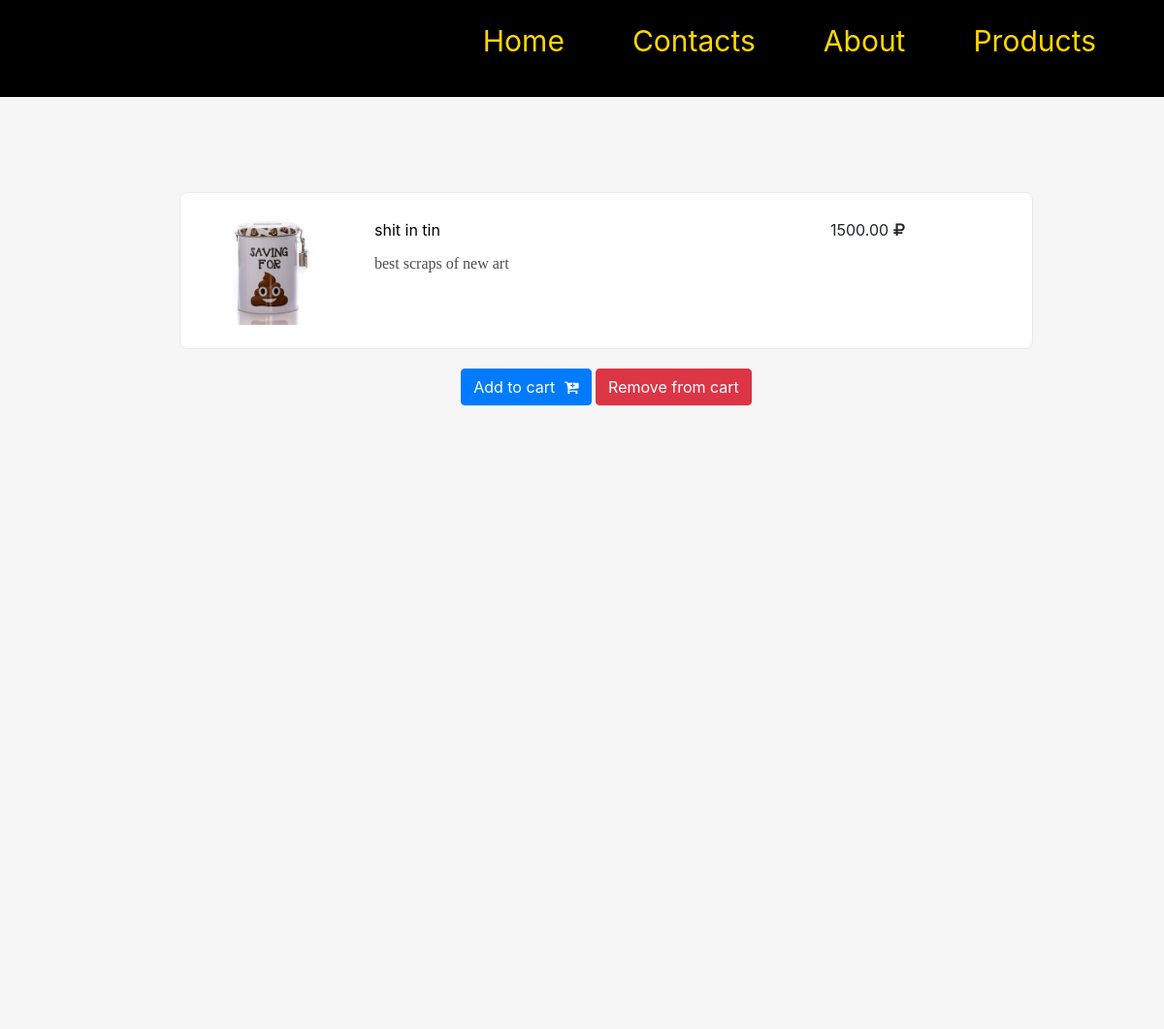
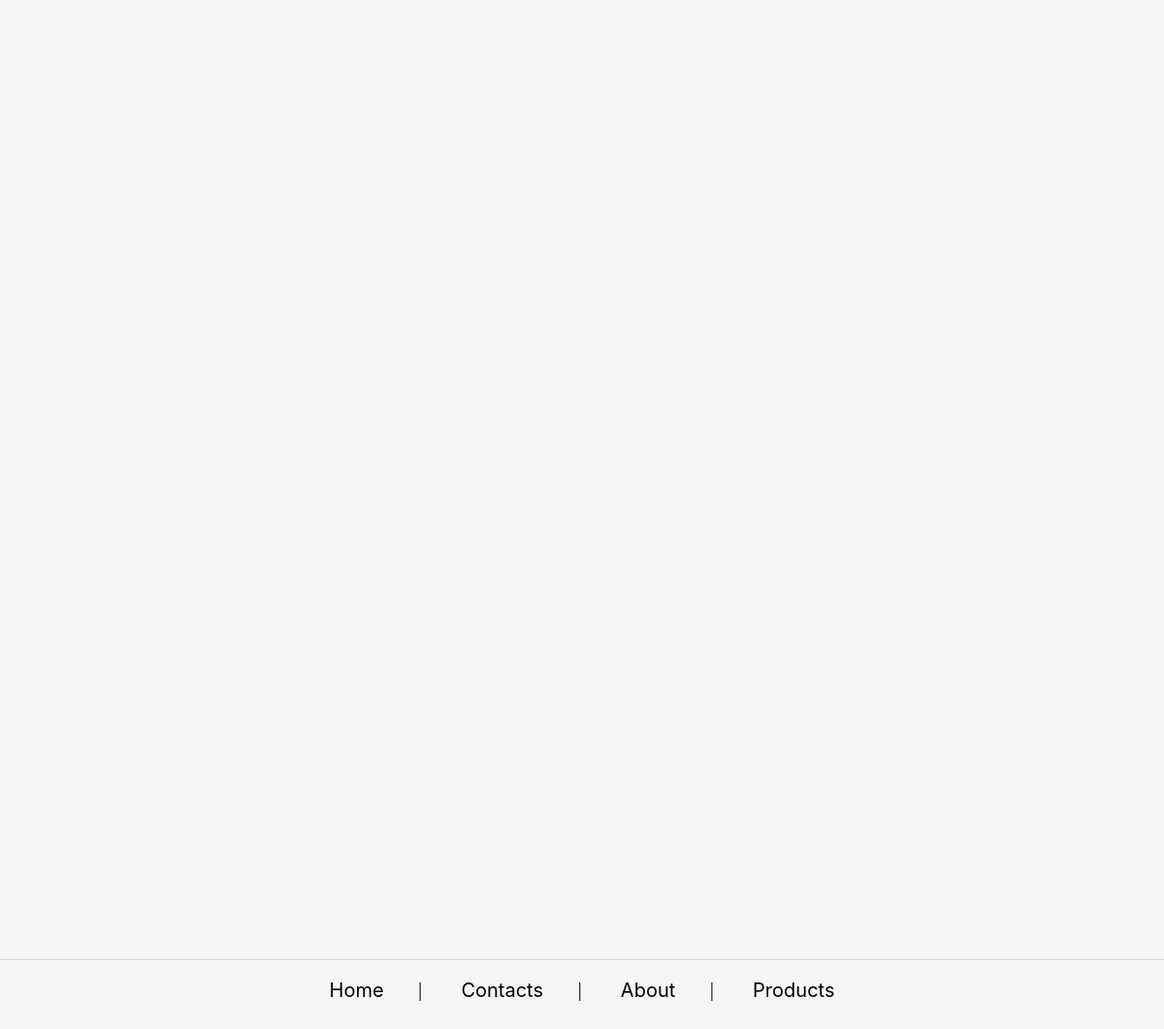
/detail/test_product1/, run on the app's committed database (2 pictures, top to bottom).
### products/models.py (models this page shows, shortened)
class Product(models.Model):
	name		= models.CharField(max_length = 50, blank=True) #blank true значит поле может быть пустым
	title   	= models.CharField(max_length = 120) #необходимо указать длину max_length
	description = models.TextField(blank = True, null = True)
	price 		= models.DecimalField(decimal_places = 2, max_digits = 10000, null = True, blank = True)
	summary		= models.TextField(blank = False, null = False)
	category 	= models.CharField(choices=CATEGORY_CHOICES, max_length = 1 )
	featured    = models.BooleanField() # null = True, default = True
	img 		= models.TextField(max_length=500, blank=True)
	slug 		= models.SlugField()
	def get_add_to_cart_url(self):
		return reverse("add-to-cart", kwargs={
			'slug': self.slug
		})
	def get_remove_from_cart_url(self):
		return reverse("remove-from-cart", kwargs={
            'slug': self.slug
        })

### pages/views.py (the view)
# urls.py: path('detail/<slug>/', ProductDetailView.as_view(), name='detail' ),
class ProductDetailView(DetailView):
	model = Product
	template_name = "product/detail.html"

### templates/product/detail.html
{% extends 'basement.html' %}
{% block content %}
<div class="detail_content">
	<div class="product_detail">
		<div class="product_item">
			<div class="image_field">{{ object.img | safe }}</div>
				<div class="product_info">
					<a href="{{ item.get_absolute_url }}">{{ object.summary | safe }} </a>
					<div class="description_field">{{ object.description | safe }}</div>
				</div>
			<div class="product_price"><p>{{ object.price | safe }}<i class="fa fa-rub" aria-hidden="true"></i></p></div>
		</div>
	</div>
	<div class="add_to_cart">
		<a href="{{ object.get_add_to_cart_url }}" class="btn btn-primary btn-md my-0 p">
			Add to cart
			<i class="fa fa-cart-plus" aria-hidden="true"></i>
		</a>
		<a href="{{ object.get_remove_from_cart_url }}" class="btn btn-danger btn-md my-0 p">
			Remove from cart
		</a>
	</div>
</div>
{% endblock %}

### static/css/main.css (style rules this page uses)
body { background-color: #F6F6F6; margin: 0; height: 100%; }

### static/css/products.css (style rules this page uses)
i { padding-left: 5px; }
.product_price { min-width: 75px; }
.product_item { height: 160px; min-width: 700px; display: flex; padding: 16px 20px 12px 50px; }
.product_info { padding: 10px 0 0 10px; height: 40px; min-width: 480px; margin-bottom: 4px; }
.product_info a { text-decoration: none; color: black; padding: 10px 0 0 10px; margin-right: 30px; width: 280px; }
.description_field p { color: #4e4e4e; padding: 10px 0 0 10px; }
.product_price p { padding: 10px 0 0 0; margin-left: 10px; text-align: right; }
.image_field { min-width: 130px; }

### static/css/detail.css (style rules this page uses)
.product_detail { margin-top: 50px; margin-left: auto; margin-right: auto; display: block; border: solid 0.5px #eaeaea; border-radius: 8px; background-color: #FFFFFF; max-width: 880px; }
.add_to_cart { text-align: center; margin-top: 20px; }

### data on the page
Product: img (picture), summary "shit in tin", description "best scraps of new art", price "1500.00"
